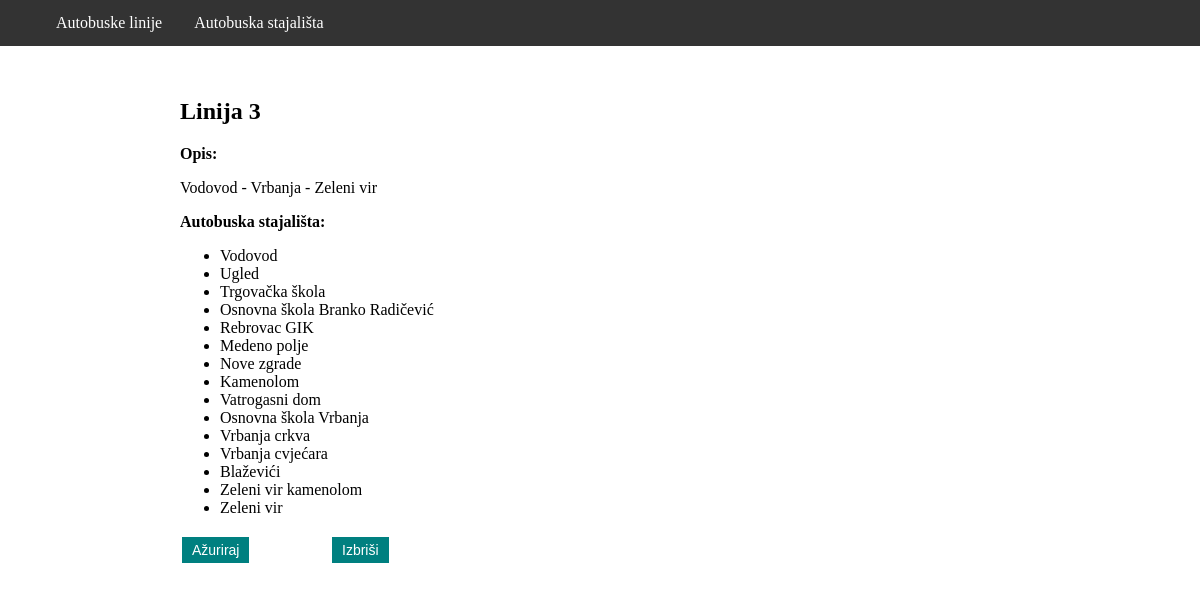
Page /autobuske_linije/2/ on the committed database.
### autobuske_linije/models.py (models this page shows, shortened)
class Linija(models.Model):
    naziv       = models.CharField(max_length=200)
    opis        = models.CharField(max_length=500, blank=True, null=True)
    stajalista  = models.ManyToManyField(Stajaliste)
    def stajalistaList(self):
        stajalistaList = []
        for i in self.stajalista.all():
            stajalistaList.append(str(i))
        return stajalistaList

class Stajaliste(models.Model):
    naziv      = models.CharField(max_length=100)
    ulica      = models.CharField(max_length=100)
    geoSirina  = models.DecimalField(max_digits=8, decimal_places=6, blank=True, null=True)
    geoDuzina  = models.DecimalField(max_digits=9, decimal_places=6, blank=True, null=True)
    def __str__(self):
        return self.naziv

### autobuske_linije/views.py (the view)
# urls.py: path('<int:pk>/', views.LinijaDetailView.as_view(), name='linija_detail'),
class LinijaDetailView(DetailView):
    template_name = 'autobuske_linije/linija_detail.html'
    queryset = Linija.objects.all()

### autobuske_linije/templates/autobuske_linije/linija_detail.html
{% extends "autobuske_linije/base.html" %}
{% block content %}
<h2>{{ object.naziv }}</h2>
<p><strong>Opis:</strong>
	<p style="width: 225px">{{ object.opis|default_if_none:"" }}</p>
</p>
<p><strong>Autobuska stajališta:</strong></p>
<ul>
  {% for stajaliste in object.stajalistaList %}
	<li>{{ stajaliste }}</li>
  {% endfor %}
</ul>
<div style="width:400px;">
	<form action="/autobuske_linije/{{ object.id }}/update/">{% csrf_token %}
		<div style="float: left; width: 50px">
			<input type='submit' class="button" value='Ažuriraj'/>
		</div>
	</form>
    <div style="float: right; width: 250px">
        <form action="/autobuske_linije/{{ object.id }}/delete/">{% csrf_token %}
			<input type='submit' class="button" value='Izbriši'/>
		</form>
    </div>
</div>
{% endblock %}

### autobuske_linije/templates/autobuske_linije/base.html (style rules this page uses)
body { padding-top: 70px; margin-left: auto; margin-right: auto; }
.button { background-color: #008080; border: none; color: white; padding: 5px 10px; text-align: center; text-decoration: none; display: inline-block; font-size: 14px; margin: 4px 2px; cursor: pointer; }

### rows in the picture
Linija: naziv "Linija 3", opis "Vodovod - Vrbanja - Zeleni vir"
Stajaliste: stajalistaList "Vodovod"
Stajaliste: stajalistaList "Ugled"
Stajaliste: stajalistaList "Trgovačka škola"
Stajaliste: stajalistaList "Osnovna škola Branko Radičević"
Stajaliste: stajalistaList "Rebrovac GIK"
Stajaliste: stajalistaList "Medeno polje"
Stajaliste: stajalistaList "Nove zgrade"
Stajaliste: stajalistaList "Kamenolom"
Stajaliste: stajalistaList "Vatrogasni dom"
Stajaliste: stajalistaList "Osnovna škola Vrbanja"
Stajaliste: stajalistaList "Vrbanja crkva"
Stajaliste: stajalistaList "Vrbanja cvjećara"
Stajaliste: stajalistaList "Blaževići"
Stajaliste: stajalistaList "Zeleni vir kamenolom"
Stajaliste: stajalistaList "Zeleni vir"
